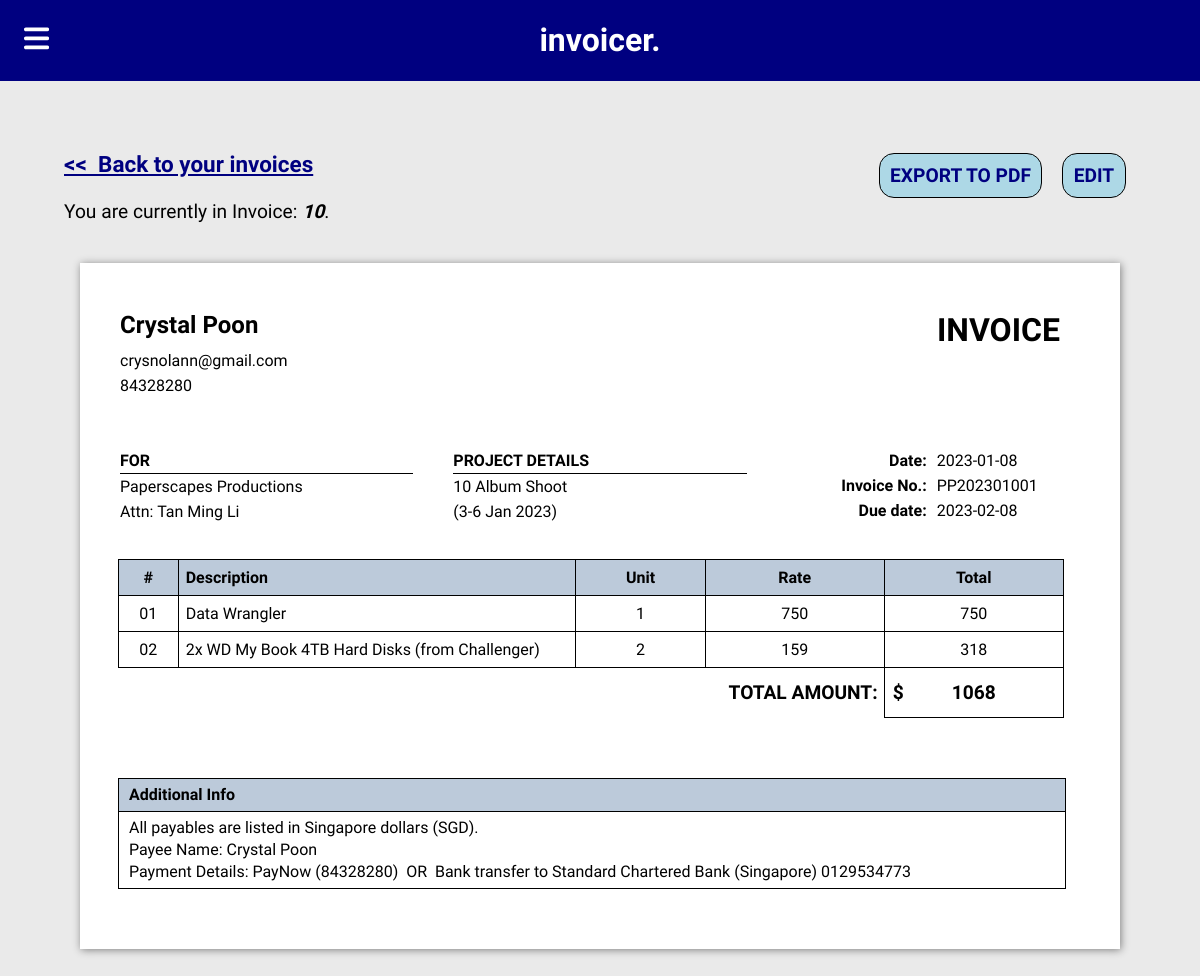
Screenshot of /invoices/2 (signed in) with the database file from the repository.
### tables this page shows
CREATE TABLE invoice
(
    id INTEGER PRIMARY KEY,
    user_id INTEGER NOT NULL,
    last_saved TEXT NOT NULL
        DEFAULT (CURRENT_TIMESTAMP),
    title TEXT NOT NULL,
    sender_name TEXT NOT NULL,
    sender_details TEXT,
    recipient_details TEXT NOT NULL
        DEFAULT '[Recipient Details Here]',
    project_details TEXT NOT NULL
        DEFAULT '[Project Details Here]',
    send_date TEXT
        DEFAULT CURRENT_DATE,
    ref TEXT NOT NULL
        DEFAULT '[Reference No.]',
    due_date TEXT
        DEFAULT '[Due Date]',
    footnote TEXT
        DEFAULT '[Additional Information]',
    total_money TEXT NOT NULL
        DEFAULT '0',
    status INTEGER NOT NULL
        DEFAULT 1,
    status_date TEXT
        DEFAULT CURRENT_DATE,
    FOREIGN KEY (user_id) REFERENCES user(id) ON DELETE CASCADE
    FOREIGN KEY (status) REFERENCES status_code(id)
);

CREATE TABLE invoice_items
(
    id INTEGER PRIMARY KEY,
    invoice_id INTEGER NOT NULL,
    table_index TEXT
        DEFAULT '01',
    table_description TEXT
        DEFAULT '[Line Item Here]',
    unit INTEGER
        DEFAULT '1',
    rate INTEGER
        DEFAULT '0',
    total INTEGER
        DEFAULT '0',
    FOREIGN KEY (invoice_id) REFERENCES invoice(id) ON DELETE CASCADE
);

### app.py (the view, shortened to what this page needs)
@app.route("/invoices/<int:invoice_id>", methods=['GET', 'POST'])
@login_required
def view_invoice(invoice_id):
    user_id = db.execute("SELECT user_id FROM invoice WHERE id = ?", invoice_id)
    if len(user_id) != 1 or user_id[0]['user_id'] != session['id']:
        return redirect(url_for('invoices'))
    invoice_details = db.execute("SELECT * FROM invoice WHERE id = ?", invoice_id)[0]
    invoice_items = db.execute("SELECT * FROM invoice_items WHERE invoice_id = ? ORDER BY table_index", invoice_id)
    return render_template("view_invoice.html", details=invoice_details, items=invoice_items)

### helpers.py (called while the page is built)
def login_required(f):
    @wraps(f)
    def decorated_function(*args, **kwargs):
        if not session.get("id"):
            return redirect(url_for("login"))
        if not session.get("verified"):
            return render_template("verify.html")
        return f(*args, **kwargs)
    return decorated_function

### templates/view_invoice.html (shortened to what this page needs)
{% extends "view_file.html" %}
{% block head %}
<h3> <a href="{{url_for('invoices')}}">&#60;&#60; &nbsp;Back to your invoices</a></h3>
<p> You are currently in Invoice: <span class="file-name">{{ details['title'] }}</span>.</p>
{% endblock head %}
{% block topinfo %}<p class="quote-top-name"> INVOICE </p>{% endblock topinfo %}
{% block ref %}<p class="mid-info-details-left-text">Invoice No.: </p>{% endblock ref %}
{% block date %}<p class="mid-info-details-left-text">Due date: </p>{% endblock date %}
{% block date_details %}
<p class="mid-info-details-right-text quote-edit" id="due-date">{{ details['due_date'] }}</p>
{% endblock date_details %}

### templates/view_file.html (shortened to what this page needs)
{% extends "template.html" %}
{% block main %}
<form method="post" id="submit">
<div class="quote-outer-info">
    <div>
        {% block head %}
        {% endblock head %}
    </div>
    <div class="quote-outer-info-btns">
        <button type="button" class="file-actions-btn" id="exportPDF-btn">EXPORT TO PDF</button>
        <button type="submit" class="file-actions-btn" name="save" value="save" id="editQuote-btn">EDIT</button>
    </div>
</div>
<div class="print-outer-container">
    <div class="print-outer-div" id="print-outer-div">
        <div class="print-inner-div" id="print-inner-div">
            <div class="quote-top-info">
                <p class="sender-name quote-edit" id="sender-name">{{ details['sender_name'] }}</p>
                <p class="sender-details quote-edit" id="sender-details" >{{ details['sender_details'] }}</p>
                {% block topinfo %}
                {% endblock topinfo %}
            </div>
            <div class="quote-mid-info">
                <div class="mid-info-grid">
                    <div>
                        <div class="mid-info-heading"> FOR </div>
                        <p class="mid-info-content quote-edit recipient-details" id="recipient-details">{{ details['recipient_details'] }}</p>
                    </div>
                    <div>
                        <div class="mid-info-heading"> PROJECT DETAILS </div>
                        <p class="mid-info-content quote-edit" id="project-details">{{ details['project_details'] }}</p>
                    </div>
                    <div>
                        <div class="mid-info-details">
                            <div class="mid-info-details-left">
                                <p class="mid-info-details-left-text">Date: </p>
                            </div>
                            <div class="mid-info-details-right">
                                <p class="mid-info-details-right-text quote-edit" id="send-date">{{ details['send_date'] }}</p>
                            </div>
                        </div>
                        <div class="mid-info-details">
                            <div class="mid-info-details-left">
                                {% block ref %}{% endblock ref %}
                            </div>
                            <div class="mid-info-details-right">
                                <p class="mid-info-details-right-text quote-edit" id="ref">{{ details['ref'] }}</p>
                            </div>
                        </div>
                        <div class="mid-info-details">
                            <div class="mid-info-details-left">
                                {% block date %}{% endblock date %}
                            </div>
                            <div class="mid-info-details-right">
                                {% block date_details %}{% endblock date_details %}
                            </div>
                        </div>
                    </div>
                </div>
            </div>
            <div class="quote-table-info">
                <table id="items-table" class="items-table">
                    <thead>
                        <tr>
                            <th class="item-index"> # </th>
                            <th class="item-description"> Description </th>
                            <th class="item-unit"> Unit </th>
                            <th class="item-rate"> Rate </th>
                            <th class="item-total"> Total </th>
                            <th></th>
                        </tr>
                    </thead>
                    <tbody>
                        {% if items %}
                            {% for item in items %}
                            <tr>
                                <td class="item-index quote-edit">{{item['table_index']}}</td>
                                <td class="item-description quote-edit">{{item['table_description']}}</td>
                                <td class="item-unit quote-edit">{{item['unit']}}</td>
                                <td class="item-rate quote-edit">{{item['rate']}}</td>
                                <td class="item-total">{{item['total']}}</td>
                            </tr>
                            {% endfor %}
                        {% endif %}
                    </tbody>
                    <tfoot>
                        <tr class="quote-total-container">
                            <td colspan="3" class="total-empty"></td>
                            <td colspan="1" class="total-amount"> TOTAL AMOUNT: </td>
                            <td class="total-money"><span class="dollar-sign">$</span><span id="total-money">{{details['total_money']}}</span></td>
                            <td></td>
                        </tr>
                    </tfoot>
                </table>
            </div>
            <div class="quote-btm-info">
                <p class="quote-btm-info-head"> Additional Info </p>
                <p class="quote-edit footnote" id="footnote">{{details['footnote']}}</p>
            </div>
        </div>
    </div>
</div>
</form>
{% endblock %}

### static/css/main.css (style rules this page uses)
html, body { overscroll-behavior: none; margin: 0; padding: 0; width: 100%; height: 100%; }
body { font-family: Inter Tight, Arial; -webkit-box-sizing: border-box; -moz-box-sizing: border-box; box-sizing: border-box; font-size: 1em; background-color: rgb(234, 234, 234); }
p { margin: 0; padding: 0; }

### static/css/view_file.css (style rules this page uses)
:root { --subcolor: lightblue; --subcolor: #bccada; }
.quote-edit { white-space: pre-line; }
.quote-outer-info { font-size: 1.2em; position: relative; display: flex; justify-content: space-between; align-items: center; }
.quote-outer-info a { color:navy; }
.file-name { font-weight: 700; font-style: italic; }
.quote-outer-info-btns { display: flex; align-items: flex-end; }
.file-actions-btn { font-family: Inter Tight, Arial; font-size: 1em; font-weight: 700; color: navy; background-color: lightblue; border: 1px solid black; border-radius: 15px; padding: 10px; margin: 10px; min-width: 4rem; overflow: hidden; white-space: nowrap; }
.print-outer-container { display: flex; justify-content: center; min-width: 1040px; }
.print-outer-div { width: 1040px; overflow: auto; box-shadow: 1px 1px 8px gray; margin-top: 40px; background-color: white; }
.print-inner-div { font-size: 1em; line-height: 25px; padding: 30px; overflow: auto; }
.quote-top-info { position: relative; margin: 10px; margin-bottom: 50px; color:black; }
.quote-top-name { position: absolute; top: 15px; right: 20px; font-size: 2em; font-weight: 600; color: black; }
.sender-name { font-size: 1.5em; line-height: 45px; font-weight: 700; max-width: 70%; }
.quote-mid-info { margin: 10px; }
.mid-info-grid { display: grid; grid-template-columns: 1fr 1fr 1fr; column-gap: 40px; font-size: 1em; }
.mid-info-heading { border-bottom: 1px solid black; font-weight: 600; }
.mid-info-details { display: flex; flex-direction: row; }
.mid-info-details-left { min-width: 150px; text-align: right; }
.mid-info-details-left-text { padding-right: 10px; font-weight: 700; }
.quote-table-info { margin-left: 8px; margin-right: 24px; margin-top: 35px; }
.items-table { width: 105%; padding: 10px; white-space: pre-line; word-break: break-word; overflow-wrap: break-word; border-collapse: collapse; }
.items-table th, .items-table td { table-layout: fixed; border: 1px solid black; border-bottom: 0; border-left: 0; text-align: center; padding: 5px; table-layout: auto; }
.items-table th:first-child, .items-table tbody td:first-child { border-left: 1px solid black; }
.items-table th { background-color: var(--subcolor); }
.items-table th:last-child, .items-table tbody td:last-child { border: none; background-color: transparent; }
.item-index { width: 6%; }
th.item-description, td.item-description { text-align: left; padding-left: 7px; width: 40%; }
.item-unit { width: 13%; }
.item-rate { width: 18%; }
.item-total { width: 18%; }
.quote-total-container { font-weight: 700; font-size: 1.2em; }
.quote-total-container td { border: none; }
.quote-total-container td.total-empty, .quote-total-container td.total-amount { border-top: 1px solid black; }
td.total-amount { text-align: right; padding-right: 6px; vertical-align: middle; }
td.total-money { padding: 12px; border: 1.5px solid black; position: relative; }
.dollar-sign { position: absolute; left: 0.5rem; }
.quote-btm-info { margin-left: 8px; margin-right: 24px; margin-top: 60px; margin-bottom: 30px; border: 1px solid black; }
.quote-btm-info p { padding: 5px; padding-left: 10px; line-height: 22px; }
.quote-btm-info-head { border-bottom: 1px solid black; font-weight: 700; background-color: var(--subcolor); }

### rows the page displays
invoice: title "10", sender_name "Crystal Poon", sender_details "crysnolann@gmail.com 84328280", recipient_details "Paperscapes Productions Attn: Tan Ming Li", project_details "10 Album Shoot (3-6 Jan 2023)", send_date "2023-01-08", ref "PP202301001", due_date "2023-02-08", total_money "1068", footnote "All payables are listed in Singapore dollars (SGD). Payee Name: Crystal Poon Payment Details: PayNow (84328280) OR Bank transfer to Standard Chartered Bank (Singapore) 0129534773"
invoice_items: table_index "01", table_description "Data Wrangler", unit "1", rate "750", total "750"
invoice_items: table_index "02", table_description "2x WD My Book 4TB Hard Disks (from Challenger)", unit "2", rate "159", total "318"
